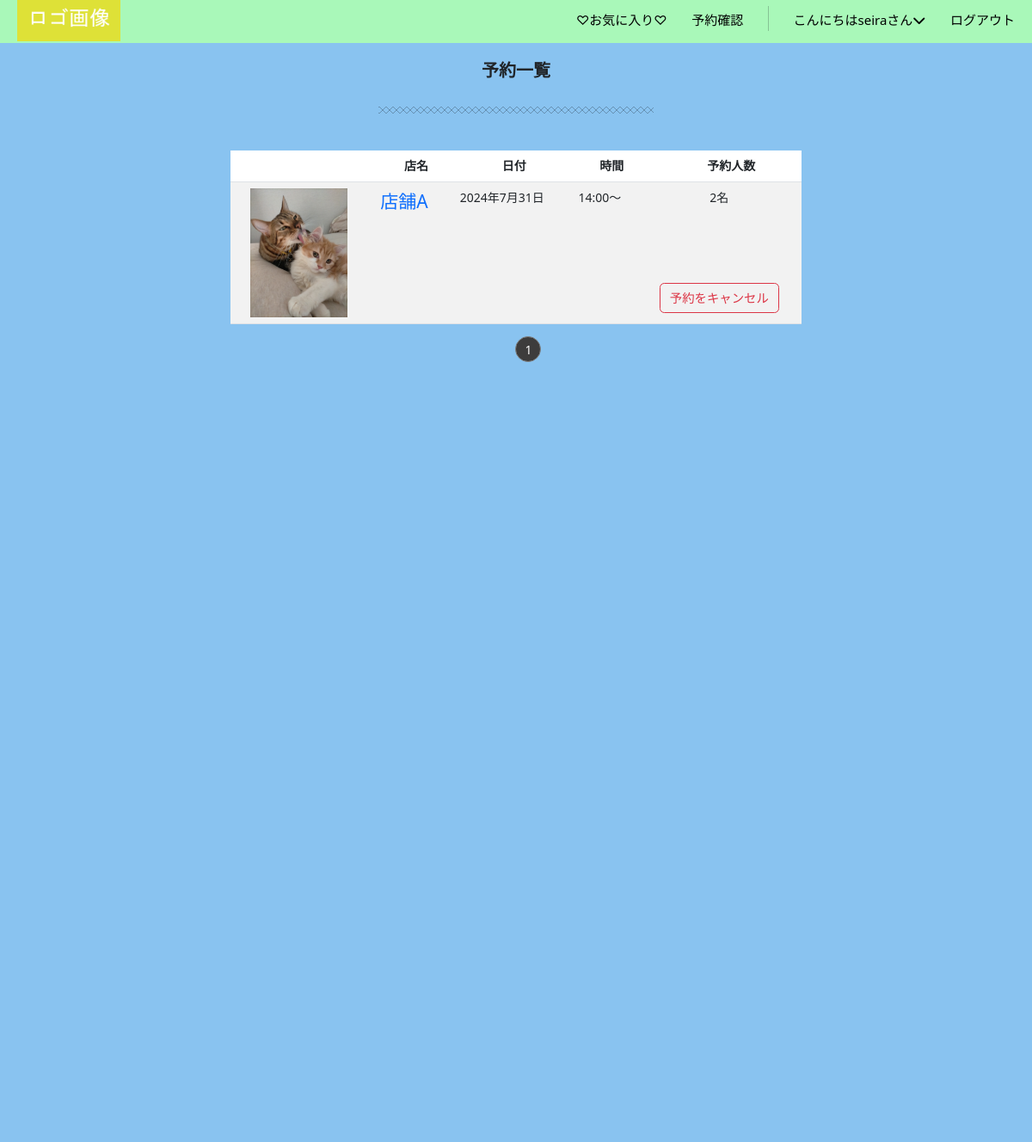
/reserve-list/ (signed in, upper part), run on an earlier commit of the app's database.
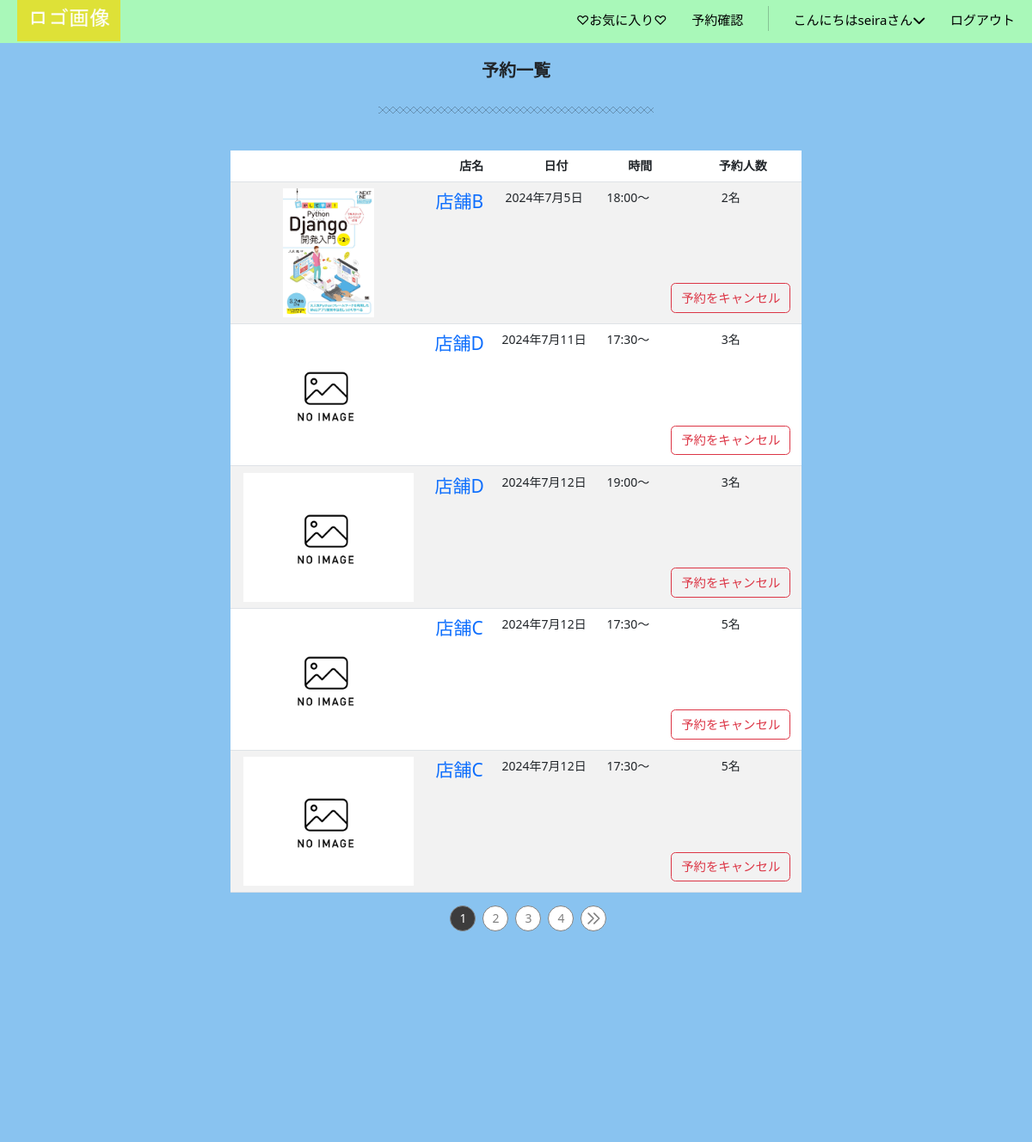
And on a later commit of the database.
### gourmet/models.py (models this page shows)
class Reservation(models.Model):
    user = models.ForeignKey(CustomUser, verbose_name='ユーザー',on_delete=models.PROTECT)
    store_name = models.ForeignKey(StoreInfo, verbose_name='店名',on_delete=models.PROTECT)
    date = models.DateField(verbose_name='予約日')
    time = models.TimeField(verbose_name='予約時間')
    persons = models.IntegerField(verbose_name='予約人数')

class StoreInfo(models.Model):
    user = models.ForeignKey(CustomUser, verbose_name='ユーザー',on_delete=models.PROTECT)
    store_name = models.CharField(verbose_name='店舗名',max_length=40)
    category = models.ForeignKey(Category,verbose_name='ジャンル', on_delete=models.PROTECT)
    store_detail = models.TextField(verbose_name='店舗詳細',blank=True, null=True)
    photo1 = models.ImageField(verbose_name='写真1',blank=True,default='noImage.png')
    photo2 = models.ImageField(verbose_name='写真2',blank=True,default='noImage.png')
    photo3 = models.ImageField(verbose_name='写真3',blank=True,default='noImage.png')
    create_at = models.DateTimeField(verbose_name='作成日時',auto_now_add=True)
    updated_at = models.DateTimeField(verbose_name='更新日時',auto_now=True)
    class Meta:
        verbose_name_plural = 'StoreInfo'
    def __str__(self):
        return self.store_name

### gourmet/views.py (the view)
# urls.py: path('reserve-list/',views.ReserveListView.as_view(), name='reserve_list'),
class ReserveListView(LoginRequiredMixin,generic.ListView):
    model = Reservation
    template_name = 'reserve_list.html'
    context_object_name = 'reservations' #テンプレート内で使う変数名を指定
    paginate_by = 5
    def get_queryset(self):
        return Reservation.objects.filter(user=self.request.user).order_by('date') #予約日が近い順に並び替え

### gourmet/templates/reserve_list.html (shortened to what this page needs)
{% extends 'base.html' %}
{% load static %}
{% block contents %}
<div class="a_detail">
    <div class="store-h1">
        <h1>予約一覧</h1>
    </div>
    <hr class="hr1 mb-5">
    <div class="row justify-content-center">
        <div class="col-md-10">
            <table class="table table-striped">
                <thead>
                    <tr>
                        <th></th><th>　　店名</th><th>　　日付</th> <th>　　時間</th><th>　　予約人数</th>
                    </tr>
                </thead>
                {% for reservation in reservations %}
                <tr>
                    <td><a href="{% url 'gourmet:detail' reservation.store_name.id %}"><img src="{{ reservation.store_name.photo1.url}}" class="img-thumbnail0" style="max-width: 100%; max-height: 150px;" alt="..."></a></td>
                    <td><a href="{% url 'gourmet:detail' reservation.store_name.id %}" style="font-size: 1.5em;">{{reservation.store_name}}</a></td>
                    <td>{{reservation.date}}</td>
                    <td>{{reservation.time}}〜</td>
                    <td>
                        <div style="display: flex;flex-direction: column;justify-content: space-between;height: 150px;">
                            <div>{{ reservation.persons }}名</div>
                            <div style="margin-bottom: 5px;"><a href="{% url 'gourmet:reserve_delete' pk=reservation.pk %}" class="btn btn-outline-danger">予約をキャンセル</a></div>
                        </div>
                    </td>
                </tr>
                {% empty %}
                <tr>
                    <td colspan="5">予約がありません。</td>
                </tr>
                {% endfor %}
            </table>
            <ul class="Pagination">
                {% for num in page_obj.paginator.page_range %}
                <li class="Pagination-Item">
                    <a class="Pagination-Item-Link {% if page_obj.number == num %}isActive{% endif %}" href="?page={{ num }}"><span>{{ num }}</span></a>
                </li>
                {% endfor %}
                {% if page_obj.has_next %}
                <li class="Pagination-Item">
                    <a class="Pagination-Item-Link" href="?page={{ page_obj.next_page_number }}">
                        <svg xmlns="http://www.w3.org/2000/svg" class="Pagination-Item-Link-Icon" fill="none" viewBox="0 0 24 24" stroke="currentColor" stroke-width="2">
                            <path stroke-linecap="round" stroke-linejoin="round" d="M13 5l7 7-7 7M5 5l7 7-7 7" />
                        </svg>
                    </a>
                </li>
                {% endif %}
            </ul>
        </div>
    </div>
</div>
{% endblock %}

What changed in the data, as far as the page shows it:
no longer on this page (row unchanged): Reservation: store_name.photo1 (picture), store_name "店舗A", date "2024年7月31日", time "14:00", persons "2"
added Reservation: store_name.photo1 (picture), store_name "店舗B", date "2024年7月5日", time "18:00", persons "2"
added Reservation: store_name.photo1 (placeholder picture), store_name "店舗D", date "2024年7月11日", time "17:30", persons "3"
added Reservation: store_name.photo1 (placeholder picture), store_name "店舗D", date "2024年7月12日", time "19:00", persons "3"
added Reservation: store_name.photo1 (placeholder picture), store_name "店舗C", date "2024年7月12日", time "17:30", persons "5"
added Reservation: store_name.photo1 (placeholder picture), store_name "店舗C", date "2024年7月12日", time "17:30", persons "5"
Also different on the page:
new list line: "2"
new list line: "3"
new list line: "4"
